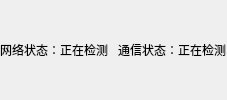
                <widget class="QWidget" name="widget_31" native="true">
                 <property name="minimumSize">
                  <size>
                   <width>0</width>
                   <height>30</height>
                  </size>
                 </property>
                 <layout class="QHBoxLayout" name="horizontalLayout_25">
                  <property name="spacing">
                   <number>0</number>
                  </property>
                  <property name="leftMargin">
                   <number>0</number>
                  </property>
                  <property name="topMargin">
                   <number>0</number>
                  </property>
                  <property name="rightMargin">
                   <number>0</number>
                  </property>
                  <property name="bottomMargin">
                   <number>0</number>
                  </property>
                  <item>
                   <widget class="QWidget" name="widget_2" native="true">
                    <property name="maximumSize">
                     <size>
                      <width>16777215</width>
                      <height>1000</height>
                     </size>
                    </property>
                    <layout class="QHBoxLayout" name="horizontalLayout_2">
                     <property name="spacing">
                      <number>0</number>
                     </property>
                     <property name="leftMargin">
                      <number>0</number>
                     </property>
                     <property name="topMargin">
                      <number>0</number>
                     </property>
                     <property name="rightMargin">
                      <number>0</number>
                     </property>
                     <property name="bottomMargin">
                      <number>0</number>
                     </property>
                     <item>
                      <widget class="QLabel" name="label_3">
                       <property name="styleSheet">
                        <string notr="true"/>
                       </property>
                       <property name="text">
                        <string>网络状态：</string>
                       </property>
                      </widget>
                     </item>
                     <item>
                      <widget class="QLabel" name="label_net">
                       <property name="styleSheet">
                        <string notr="true"/>
                       </property>
                       <property name="text">
                        <string>正在检测</string>
                       </property>
                      </widget>
                     </item>
                     <item>
                      <spacer name="horizontalSpacer_2">
                       <property name="orientation">
                        <enum>Qt::Horizontal</enum>
                       </property>
                       <property name="sizeHint" stdset="0">
                        <size>
                         <width>1</width>
                         <height>20</height>
                        </size>
                       </property>
                      </spacer>
                     </item>
                    </layout>
                   </widget>
                  </item>
                  <item>
                   <widget class="QWidget" name="widget_3" native="true">
                    <property name="maximumSize">
                     <size>
                      <width>16777215</width>
                      <height>1000</height>
                     </size>
                    </property>
                    <layout class="QHBoxLayout" name="horizontalLayout_3">
                     <property name="spacing">
                      <number>0</number>
                     </property>
                     <property name="leftMargin">
                      <number>9</number>
                     </property>
                     <property name="topMargin">
                      <number>0</number>
                     </property>
                     <property name="rightMargin">
                      <number>0</number>
                     </property>
                     <property name="bottomMargin">
                      <number>0</number>
                     </property>
                     <item>
                      <widget class="QLabel" name="label_5">
                       <property name="styleSheet">
                        <string notr="true"/>
                       </property>
                       <property name="text">
                        <string>通信状态：</string>
                       </property>
                      </widget>
                     </item>
                     <item>
                      <widget class="QLabel" name="label_com">
                       <property name="styleSheet">
                        <string notr="true"/>
                       </property>
                       <property name="text">
                        <string>正在检测</string>
                       </property>
                      </widget>
                     </item>
                     <item>
                      <spacer name="horizontalSpacer_3">
                       <property name="orientation">
                        <enum>Qt::Horizontal</enum>
                       </property>
                       <property name="sizeHint" stdset="0">
                        <size>
                         <width>1</width>
                         <height>20</height>
                        </size>
                       </property>
                      </spacer>
                     </item>
                    </layout>
                   </widget>
                  </item>
                 </layout>
                </widget>
